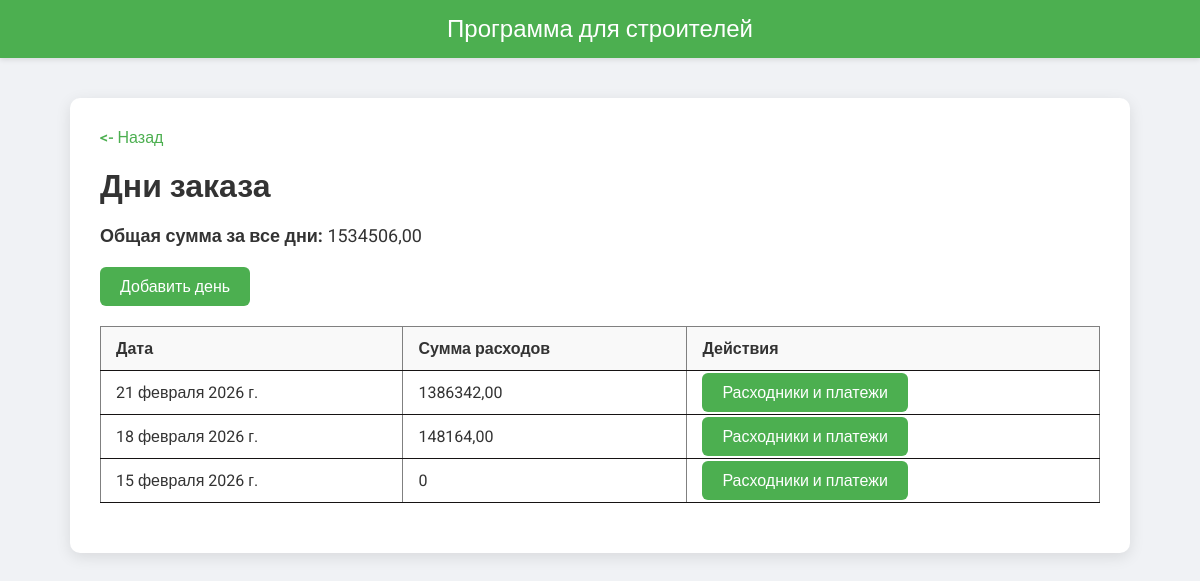
Page /day/1/ on the earlier database version.
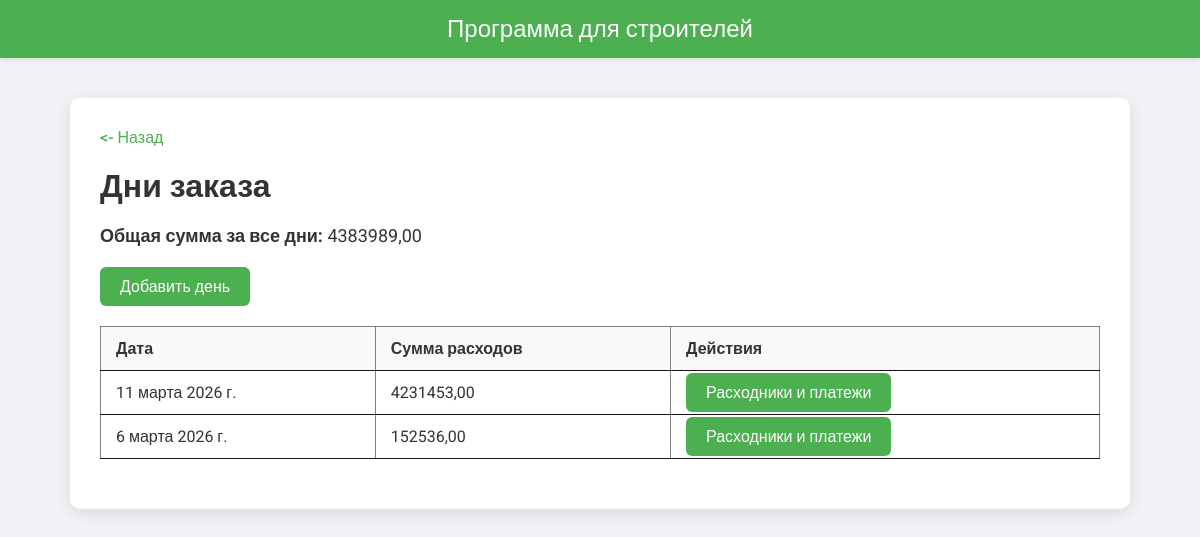
Same page on the later database version.
### program/models.py (models this page shows)
class Day(models.Model):
    amount = models.DecimalField(max_digits=20, decimal_places=2)
    date = models.DateField()
    order = models.ForeignKey(Orders, on_delete=models.CASCADE)

### program/views.py (the view)
# urls.py: path('day/<int:_id>/', views.day, name='day'),
def day(request, _id):
    days = Day.objects.filter(order__pk=_id).order_by('-date').select_related()
    amount_total = sum(d.amount for d in days)
    for day in days:
        day.total_consumables_amount = Decimal(sum(c.amount for c in Сonsumables.objects.filter(day=day))) + Decimal(sum(p.amount for p in Payment.objects.filter(day=day)))
    return render(request, 'program/day.html', {
        'days': days,
        'amount': amount_total,
        'id': _id
    })

### program/templates/program/day.html (shortened to what this page needs)
<!DOCTYPE html>
<html lang="ru">
<head>
</head>
<body>
<header>Программа для строителей</header>
<div class="container">
<a href="{% url 'index' %}" class="back-link"><- Назад</a>
<h1>Дни заказа</h1>
<div class="stats">
<strong>Общая сумма за все дни:</strong> {{ amount }}
</div>
<a href="{% url 'add_day' _id=id %}" class="btn add-btn">Добавить день</a>
<table border="1">
<tr>
<th>Дата</th>
<th>Сумма расходов</th>
<th>Действия</th>
</tr>
{% for day in days %}
<tr>
<td>{{ day.date }}</td>
<td>{{ day.total_consumables_amount }}</td>
<td>
<a href="{% url 'consumables' _id=day.id %}" class="btn">Расходники и платежи</a>
</td>
</tr>
{% endfor %}
</table>
</div>
</body>
</html>

Differences in the rows shown:
no longer on this page (row edited): Day: date "15 февраля 2026 г.", total_consumables_amount "0"
changed Day: date "18 февраля 2026 г." → "11 марта 2026 г."; total_consumables_amount "148164,00" → "4231453,00"; moves up the list
changed Day: date "21 февраля 2026 г." → "6 марта 2026 г."; total_consumables_amount "1386342,00" → "152536,00"
Other differences:
{{ amount }}: "1534506,00" → "4383989,00"
